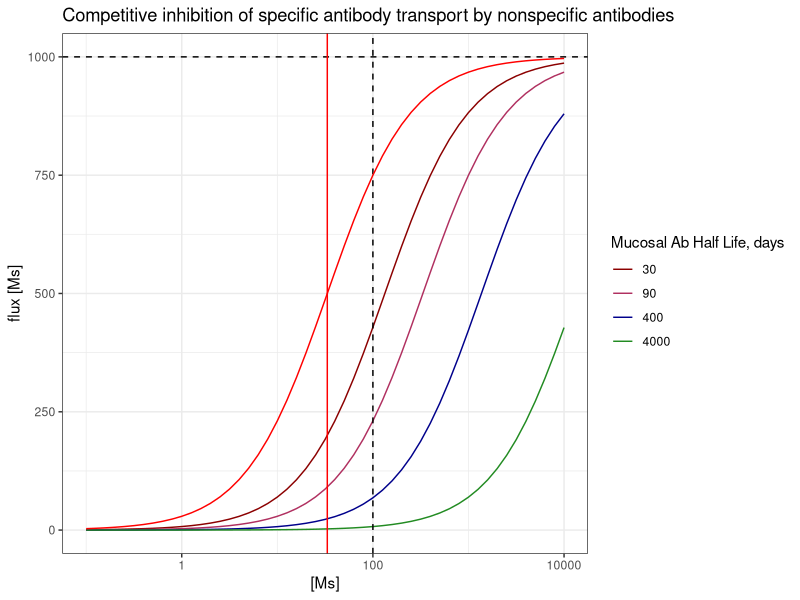
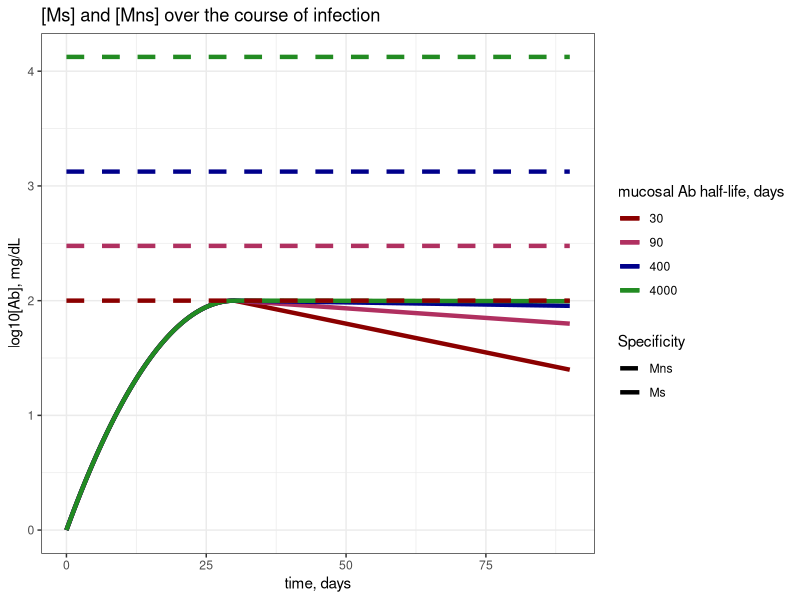
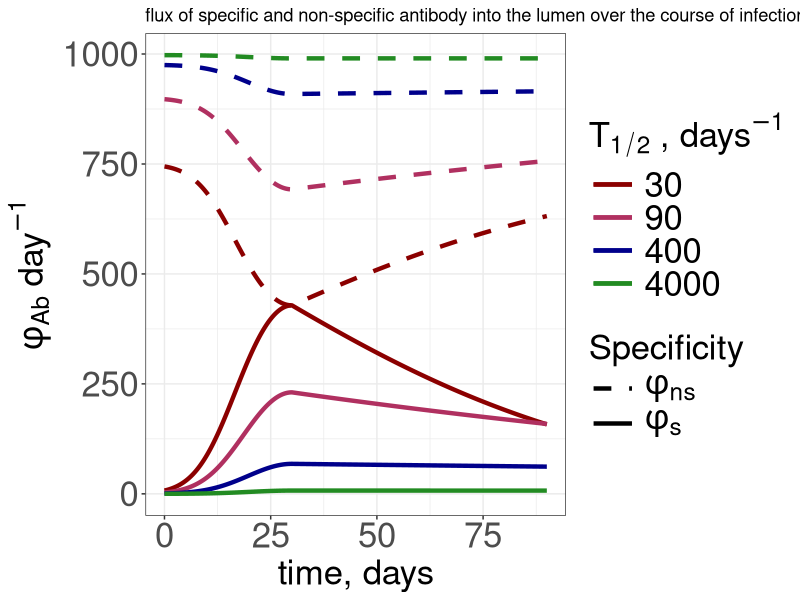
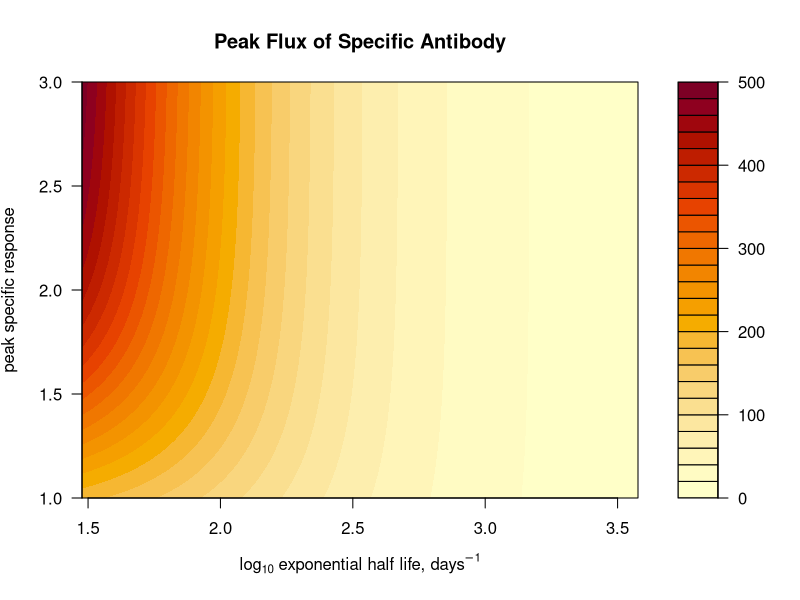
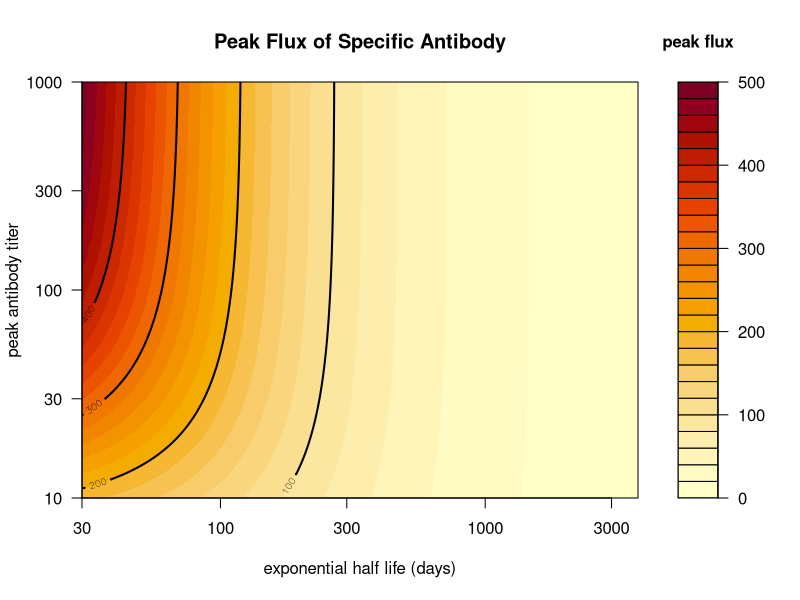
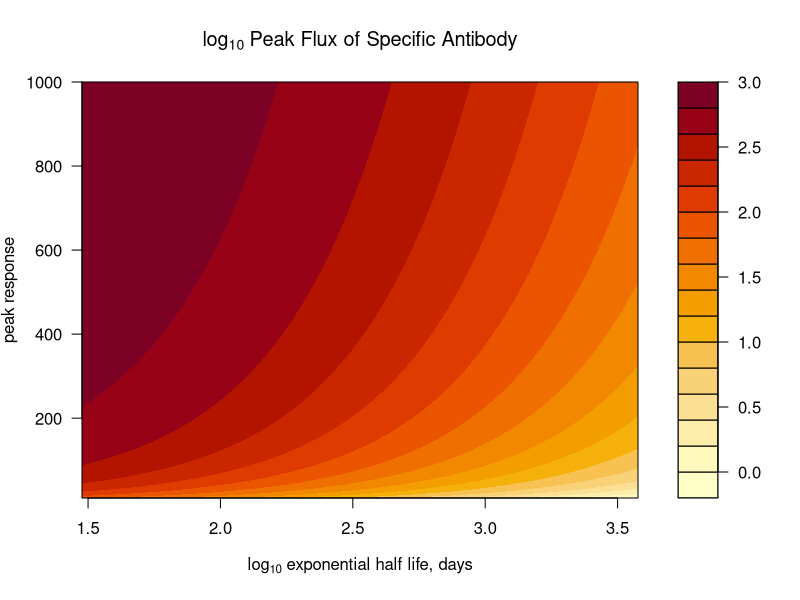
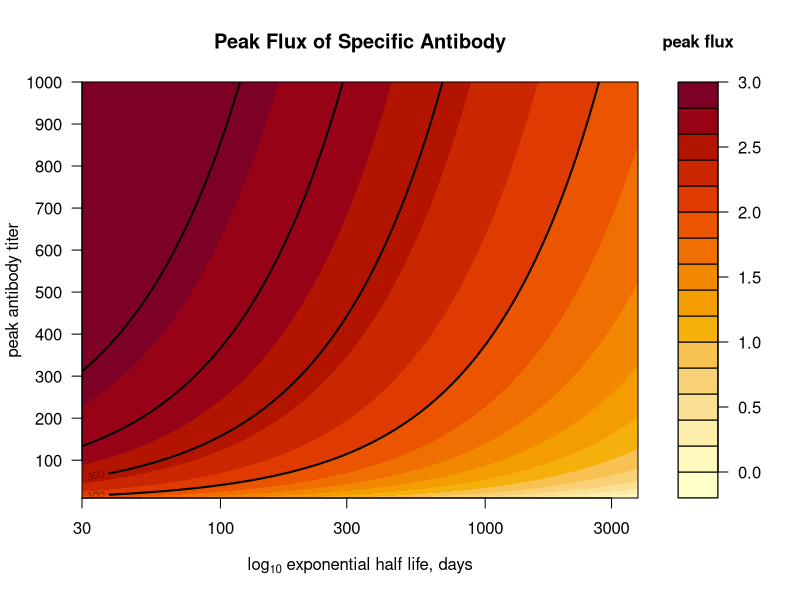
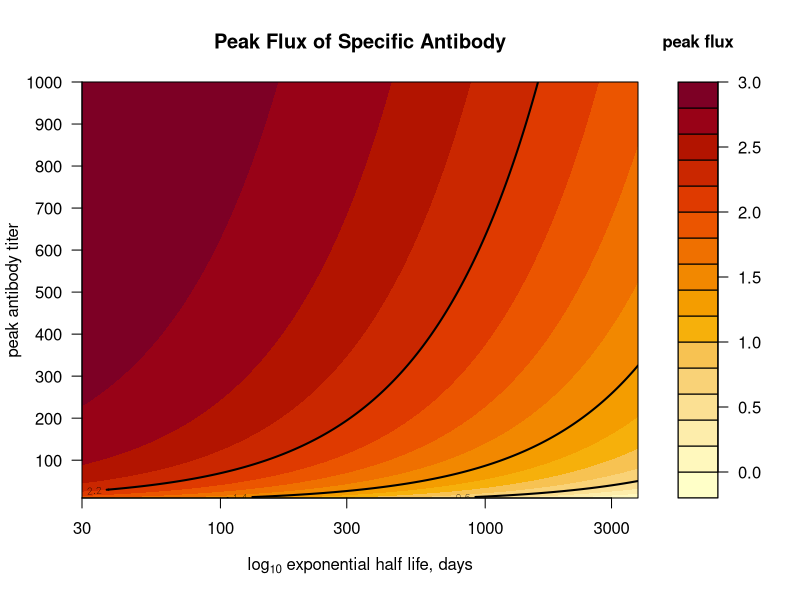

Generate these figures, in order, with R:
## ---- chunk 1
#install.package("here")
library(here)

#install.package("ggplot2")
library(ggplot2)

#install.package("gridExtra")
library(gridExtra)

#install.packages("tidyverse")
library(tidyverse)

#install.packages("deSolve")
library(deSolve)

#load functions
MM_function = function(M_s, M_ns) {(Vmax*M_s)/(KM+M_ns+M_s)}


#choose plotting colors
my_colors = c("darkred", "maroon", "darkblue", "forestgreen", "darkorange", "goldenrod") #choose color range
num_colors = length(my_colors) #set number of colors needed for plotting
my_colors = colorRampPalette(my_colors)(num_colors) #increase number of colors staying in color range
## ---- chunk 2
# generation of new response
Ap = 100 #peak antibody titer will be the same as Mns for 90 days
#initial ab titer
A0 = 1 # initial specific ab concentration
tp = 30 #time of peak titer -- days

# steady state nonspecific antibodies
t_halfs = c(30,90,400,4000) #half lives of mucosal ab in days - 1 month, 3 months, 1 year, 10 years :) 
d_mus = log(2)/t_halfs #half lives in days
  names(d_mus) = t_halfs
c = Ap*(log(2)/min(t_halfs))# calculate c such that the minimum M_ns = Ap = 100
Mns_vec = c/d_mus #vector of approximate ss solutions
  names(Mns_vec) = t_halfs


# transport
Vmax = 10^3 # order of magnitude of peak response # we might vary this later
k2 = 1/(2/24) #rate of transport - 1/T of transport which is 1/2hours or 1/2/24ths of a day
RT = Vmax/k2 #total number (concentration) of receptors, Vmax = k2RT
KM = Ap/3 #choosing KM such that at peak in the absence of Mns, Ms would achieve 75% of max flux at peak
k1 = k2/KM #k2/min(Mns_vec) #rate of antibody binding such that KM is on the order of 10

# dynamics in the lumen 
t_half_L = 3 #half life of antibodies in the lumen, in days
d_L = log(2)/t_half_L #decay rate in the lumen


# Total time to plot responses
Tmax = 90

# will be calculated when iterating through d_mu
#r0 = (2*log(Ap/A0)/tp) + d_mu #initial/greatest exponential expansion rate
#alpha = (r0 - d_mu)/tp # rate of decay of exponential growth rate


## ---- chunk 3
#set concentrations of Ms for x axis
concentrations = 10^seq(-1, 4, by = 0.1) #range of concentrations M_s such that we span much less than and much greater than Ap

### plot flux vs [Ms] given each Mns 
flux_df = lapply(t_halfs, function(t_half){
  # set d_mu and Mns 
  d_mu = log(2)/t_half
  Mns = c/d_mu
  
  #calculate flux
  flux = sapply(concentrations, function(Ms){
   
   return(MM_function(M_s = Ms, M_ns = Mns))
  }) %>% cbind("Ms" = concentrations, "flux" = ., "t_half" = t_half) %>% as.data.frame() 
}) %>% do.call(rbind, .) %>% as.data.frame() 

## plot
plot = ggplot() + geom_line(data = flux_df, aes(x = (Ms), y = flux, group = factor(t_half), col = factor(t_half))) +
  geom_hline(yintercept = Vmax, linetype = "dashed") +
  geom_vline(xintercept = (KM), color = "red") +
  geom_vline(xintercept = (Ap), linetype= "dashed") +
geom_line(
  aes(x = concentrations, y = sapply(concentrations, function(Ms){Vmax*Ms/(KM+Ms)})),
  inherit.aes = FALSE,
  color = "red"
) +
  scale_x_continuous(trans = "log10") +
  scale_color_manual(values = my_colors) +
  labs(x = "[Ms]", y = "flux [Ms]", color = "Mucosal Ab Half Life, days", title = "Competitive inhibition of specific antibody transport by nonspecific antibodies") + 
  theme_bw()

# print to viewer
print(plot)
## ---- chunk 4
### plot Ms vs Mns over time
Mab_titers = lapply(t_halfs, function(t_half){
  # setting t.half dependent parms for nonspecific population
  d_mu = log(2)/t_half #set d_mu
  Mns = c/d_mu # steadys state nonspecific
  
  # setting t.half dependent parms for specific abs
  r0 = (2*log(Ap/A0)/tp) + d_mu #initial/greatest exponential expansion rate
  alpha = (r0 - d_mu)/tp # rate of decay of exponential growth rate

  # set time vector parms
  Tmax = Tmax # total days
  points_per_day = 24 # every hour
  time = seq(0, Tmax, length.out = Tmax*points_per_day) #generate time vector

  ### apply to calculate
  soln = data.frame("time" = time, "Ms" = sapply(time, function(t){
    if(t<=tp){A0*exp((r0 - d_mu)*t - (alpha/2)*t^2)}
    else {Ap*exp(-d_mu*(t-tp))}
  }))
  

  # solve 
  soln = soln %>% cbind(.,Mns, t_half)
}) %>% do.call(rbind, .) #concatenates all dfs from lapply list into a single df rowwise

### Plot
plot = ggplot() + geom_line(data = Mab_titers, aes(x = time, y = log10(Ms), group = factor(t_half), col = factor(t_half), linetype = "Ms"), lwd = 1.5) +
  geom_line(data = Mab_titers, aes(x = time, y = log10(Mns), group = factor(t_half), col = factor(t_half), linetype = "Mns"), lwd = 1.5) + 
  scale_color_manual(values = my_colors) +
  scale_linetype_manual(values = c("Ms" = "solid", "Mns" = "dashed")) +
  labs(x = "time, days", y = "log10[Ab], mg/dL", col = "mucosal Ab half-life, days", linetype = "Specificity", title = "[Ms] and [Mns] over the course of infection") +
  theme_bw()
  

#print to viewer
print(plot)

## ---- chunk 5
# set parms 
#transport 
Vmax = Vmax
k2 = k2
RT = RT
k1 = k1
KM = KM

#lumen
t_half_L = t_half_L
d_L = d_L

#steady state Ab
c = c
t_halfs = t_halfs
d_mus = d_mus
Mns_vec = Mns_vec
Ap = Ap

# generating new response
Ap = Ap
A0 = A0
tp = tp

# Total time 
Tmax = Tmax
## ---- chunk 6
MM_soln = lapply(t_halfs, function(t_half){
  # setting t.half dependent parms for nonspecific population
  d_mu = log(2)/t_half #set d_mu
  Mns = c/d_mu # steadys state nonspecific
  
  # setting t.half dependent parms for specific abs
  r0 = (2*log(Ap/A0)/tp) + d_mu #initial/greatest exponential expansion rate
  alpha = (r0 - d_mu)/tp # rate of decay of exponential growth rate

  # set time vector parms
  Tmax = Tmax # total days
  points_per_day = 24 # every hour
  time = seq(0, Tmax, length.out = Tmax*points_per_day) #generate time vector

  ### apply to calculate Ms titers over time
  Ms_soln = data.frame("time" = time, "t_half" = t_half, "Ms" = sapply(time, function(t){
    if(t<=tp){A0*exp((r0 - d_mu)*t - (alpha/2)*t^2)}
    else {Ap*exp(-d_mu*(t-tp))}
  }), "Mns" = Mns)
  
  ### apply to calculate Ls flux over time
  Ms_soln$phi_s = sapply(Ms_soln$Ms, function(Ms){MM_function(M_s = Ms, M_ns = Mns)})
  Ms_soln$phi_ns = sapply(Ms_soln$Ms, function(Ms){(Vmax*Mns)/(KM+Ms+Mns)})
  
  return(Ms_soln)
}) %>% do.call(rbind, .)

## ---- chunk 7
#ggplot
plot = ggplot() + geom_line(data = MM_soln, aes(x = time, y = (phi_s), group = factor(t_half), col = factor(t_half), linetype = "phi_s"), lwd = 1.5) +
  geom_line(data = MM_soln, aes(x = time, y = (phi_ns), group = factor(t_half), col = factor(t_half), linetype = "phi_ns"), lwd = 1.5) + 
  scale_color_manual(values = my_colors) +
  #coord_cartesian(ylim = c(0, 3), xlim = c(0, 15)) +
  scale_linetype_manual(values = c("phi_s" = "solid", "phi_ns" = "dashed"), labels = c("phi_s" = expression(phi[s]), "phi_ns" = expression( phi[ns]))) +
  labs(x = "time, days", y = bquote(phi[Ab] ~ "day"^-1), col = bquote("T"[1/2] ~ ", days"^-1), linetype = "Specificity", title = "flux of specific and non-specific antibody into the lumen over the course of infection") +
  theme_bw()+
  theme(axis.text = element_text(size = 25),
        axis.title = element_text(size = 25),
        legend.title = element_text(size = 25),
        legend.text = element_text(size = 25, hjust = 0),
        legend.key.width = unit(0.06, "npc")) 

#print to system viewer
print(plot)

#save
file = here("results", "competition", "fig-flux_over_time.png")
ggsave(plot, file = file)
## ---- chunk 8
# generation of new response
Aps = 10^seq(1, 3, by = 0.01) #peak antibody titer will be the same as Mns for 90 days
#initial ab titer
A0 = 1 # initial specific ab concentration
tp = 30 #time of peak titer -- days

# steady state nonspecific antibodies
t_halfs = 3*10^seq(1,3.1, by = 0.01) #half lives of mucosal ab in days - 1 month, 3 months, 1 year, 10 years :) 

 
heatmap_matrix = sapply(Aps, function(Ap){ #columns
  sapply(t_halfs, function(t_half){ #rows
    #set other parms
    d_mu = log(2)/t_half #half lives in days
    c = Ap*(log(2)/min(t_halfs))# calculate c such that the minimum M_ns = Ap = 100
    Mns = c/d_mu #vector of approximate ss solutions
    
    # transport
    Vmax = 10^3 # order of magnitude of peak response # we might vary this later
    k2 = 1/(2/24) #rate of transport - 1/T of transport which is 1/2hours or 1/2/24ths of a day
    RT = Vmax/k2 #total number (concentration) of receptors, Vmax = k2RT
    KM = Ap/3 #choosing KM such that at peak in the absence of Mns, Ms would achieve 75% of max flux at peak
    k1 = k2/KM #k2/min(Mns_vec) #rate of antibody binding such that KM is on the order of 10
    
    # dynamics in the lumen 
    t_half_L = 3 #half life of antibodies in the lumen, in days
    d_L = log(2)/t_half_L #decay rate in the lumen

    # Total time to plot responses
    Tmax = 90
    
    #calculate peak flux
    phi_s = MM_function(M_s = Ap, M_ns = Mns)
  })
})

### plot
### plot on log10 scale
x_ticks = c(30, 100, 300, 1000, 3000)   # half-life ticks (days)
y_ticks = c(10, 30, 100, 300, 1000)     # peak titer ticks
#plot AICs
filled.contour(x = log10(t_halfs), y = log10(Aps), z=heatmap_matrix, lwd = 2, ylab = expression(paste("peak specific response")), xlab = expression(paste(log[10], " exponential half life, ", days^{-1})), main = "Peak Flux of Specific Antibody")

filled.contour(
  x = log10(t_halfs),
  y = log10(Aps),
  z = heatmap_matrix,
  xlab = "exponential half life (days)",
  ylab = "peak antibody titer",
  main = "Peak Flux of Specific Antibody",
  plot.axes = {
    axis(1, at = log10(x_ticks), labels = x_ticks)
    axis(2, at = log10(y_ticks), labels = y_ticks)
    contour(
      x = log10(t_halfs),
      y = log10(Aps),
      z = heatmap_matrix,
      levels = seq(100,400, by = 100),   # the flux value(s) where you want lines
      add = TRUE,
      lwd = 2,
      col = "black",
      drawlabels = TRUE
    )
  },
  key.title = title(main = "peak flux", cex.main = 1)
)

## ---- chunk 9
# generation of new response
Ap = 100 #peak antibody titer will be the same as Mns for 90 days
#initial ab titer
A0 = 1 # initial specific ab concentration
tp = 30 #time of peak titer -- days

# steady state nonspecific antibodies
t_halfs = c(30,90,400,4000) #half lives of mucosal ab in days - 1 month, 3 months, 1 year, 10 years :) 
d_mus = log(2)/t_halfs #half lives in days
  names(d_mus) = t_halfs
c = Ap*(log(2)/min(t_halfs))# calculate c such that the minimum M_ns = Ap = 100
Mns_vec = c/d_mus #vector of approximate ss solutions
  names(Mns_vec) = t_halfs

# transport
Vmax = 10^3 # order of magnitude of peak response # we might vary this later
k2 = 1/(2/24) #rate of transport - 1/T of transport which is 1/2hours or 1/2/24ths of a day
RT = Vmax/k2 #total number (concentration) of receptors, Vmax = k2RT
KM = Ap/3 #choosing KM such that at peak in the absence of Mns, Ms would achieve 75% of max flux at peak
k1 = k2/KM #k2/min(Mns_vec) #rate of antibody binding such that KM is on the order of 10

### parms for heatmap 
Aps = seq(10, 1000, by = 1) #peak antibody titer will be the same as Mns for 90 days

t_halfs = 3*10^seq(1,3.1, by = 0.01) #half lives of mucosal ab in days - 1 month, 3 months, 1 year, 10 years :) 
 
heatmap_matrix = sapply(Aps, function(Ap){ #columns
  sapply(t_halfs, function(t_half){ #rows
    #set other parms
    d_mu = log(2)/t_half #half lives in days
    Mns = c/d_mu #vector of approximate ss solutions
    
    #calculate peak flux
    phi_s = MM_function(M_s = Ap, M_ns = Mns)
  })
})

### plot
#plot AICs
filled.contour(x = log10(t_halfs), y = (Aps), z=log10(heatmap_matrix), lwd = 2, ylab = expression(paste("peak response")), xlab = expression(paste(log[10], " exponential half life, ", days)), main = bquote("log"[10] ~ "Peak Flux of Specific Antibody"))

### add lines for different peak flux
filled.contour(
  x = log10(t_halfs),
  y = (Aps),
  z = log10(heatmap_matrix),
  xlab = expression(paste(log[10], " exponential half life, ", days)),
  ylab = "peak antibody titer",
  main = "Peak Flux of Specific Antibody",
  plot.axes = {
    axis(1, at = log10(x_ticks), labels = x_ticks)
    axis(2, at = (seq(100, 1000, by = 100)), labels = seq(100, 1000, by = 100))
    contour(
      x = log10(t_halfs),
      y = (Aps),
      z = heatmap_matrix,
      levels = (seq(100,800, by = 200)),   # the flux value(s) where you want lines
      add = TRUE,
      lwd = 2,
      col = "black",
      drawlabels = TRUE
    )
  },
  key.title = title(main = "peak flux", cex.main = 1)
)

## compute the colour-band breaks explicitly, on the log10 scale
zlog <- log10(heatmap_matrix)
lev  <- pretty(range(zlog, finite = TRUE), 20)   # 20 = filled.contour's default nlevels

filled.contour(
  x = log10(t_halfs),
  y = Aps,
  z = zlog,
  levels = lev,                                  # <- bands use these breaks
  xlab = expression(paste(log[10], " exponential half life, ", days)),
  ylab = "peak antibody titer",
  main = "Peak Flux of Specific Antibody",
  plot.axes = {
    axis(1, at = log10(x_ticks), labels = x_ticks)
    axis(2, at = seq(100, 1000, by = 100), labels = seq(100, 1000, by = 100))
    contour(
      x = log10(t_halfs),
      y = Aps,
      z = zlog,                                  # <- same z as the fill
      levels = lev[seq(1, length(lev), by = 4)],,                              # <- same breaks as the fill
      add = TRUE, lwd = 2, col = "black",
      drawlabels = TRUE
    )
  },
  key.title = title(main = "peak flux", cex.main = 1)
)
